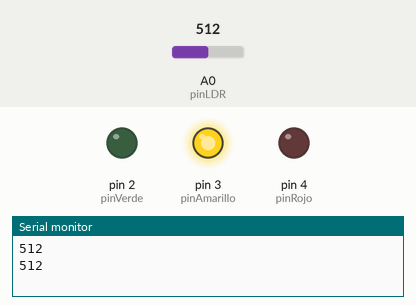
Simulated run of this sketch. Board: Arduino Uno, built with avr-gcc and run on an emulated ATmega328P. On the bench: output pins drawn as LEDs (lit = HIGH), the last lines printed to the serial monitor. The inputs (shaded band) are chosen by the test bench; at power-on: A0 (pinLDR) = 512.

Above: at 1.8 s.
1.9 s: A0 (pinLDR) set to 416
4.2 s: A0 (pinLDR) set to 383
At 6.4 s:
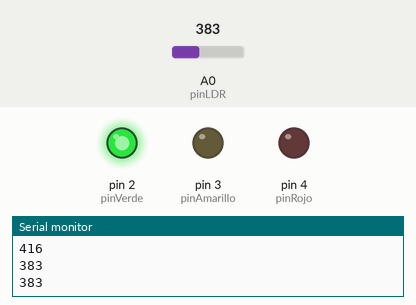
7.5 s: A0 (pinLDR) set to 710
At 9.9 s:
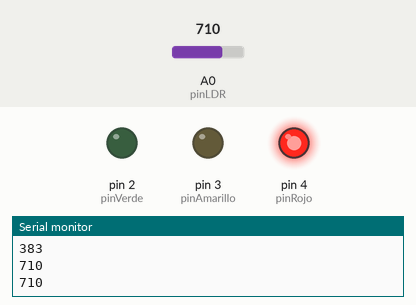
10.5 s: A0 (pinLDR) set to 683
At 13.2 s:
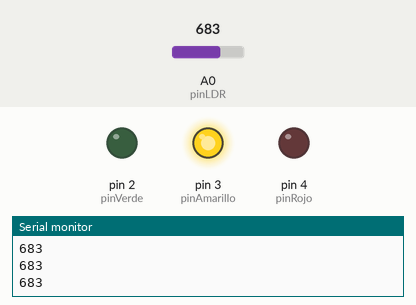
13.5 s: A0 (pinLDR) set to 716
At 15.8 s:
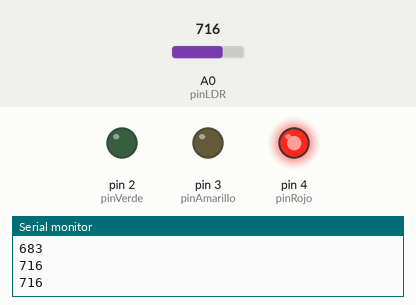
Timing chart, 0 to 17.3 s (numbered marks = the images above; inputs shaded):
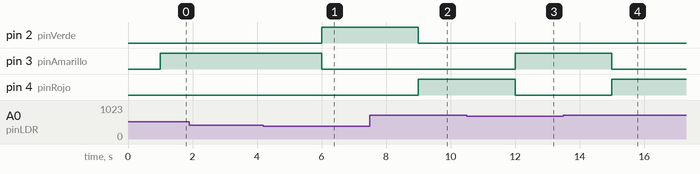

Measured:
- the behaviour switches between 400 and 399 on A0 (pinLDR) (found by bisection; images 0 and 1)
- the behaviour switches between 701 and 700 on A0 (pinLDR) (found by bisection; images 2 and 3)
- after the input at 4.2 s, pin 2 (pinVerde): LOW → HIGH after 1.8 s; pin 3 (pinAmarillo): HIGH → LOW after 1.8 s
- after the input at 7.5 s, pin 2 (pinVerde): HIGH → LOW after 1.5 s; pin 4 (pinRojo): LOW → HIGH after 1.5 s
- after the input at 10.5 s, pin 3 (pinAmarillo): LOW → HIGH after 1.5 s; pin 4 (pinRojo): HIGH → LOW after 1.5 s
- after the input at 13.5 s, pin 3 (pinAmarillo): HIGH → LOW after 1.5 s; pin 4 (pinRojo): LOW → HIGH after 1.5 s

The sketch:

sketch_apr13a.ino
```cpp
int pinLDR = A0;
int lecturaLDR = 0;
int pinRojo = 4;
int pinAmarillo = 3;
int pinVerde = 2;


void setup() {

  Serial.begin(9600);
  pinMode(pinRojo,OUTPUT);
  pinMode(pinAmarillo,OUTPUT);
  pinMode(pinVerde,OUTPUT);

}

void loop() {
  lecturaLDR = analogRead(pinLDR);
  Serial.println(lecturaLDR);  //Mostramos la lectura por el monitor serie
  delay(1000);


  if (lecturaLDR>700)
  {
    digitalWrite(pinVerde,LOW);
    digitalWrite(pinAmarillo, LOW);
    digitalWrite(pinRojo,HIGH);
  }
   else if (lecturaLDR<400)
  {
    digitalWrite(pinVerde,HIGH);
    digitalWrite(pinAmarillo, LOW);
    digitalWrite(pinRojo,LOW);
  }
   else
  {
    digitalWrite(pinVerde,LOW);
    digitalWrite(pinAmarillo, HIGH);
    digitalWrite(pinRojo,LOW);
  }
}
```
